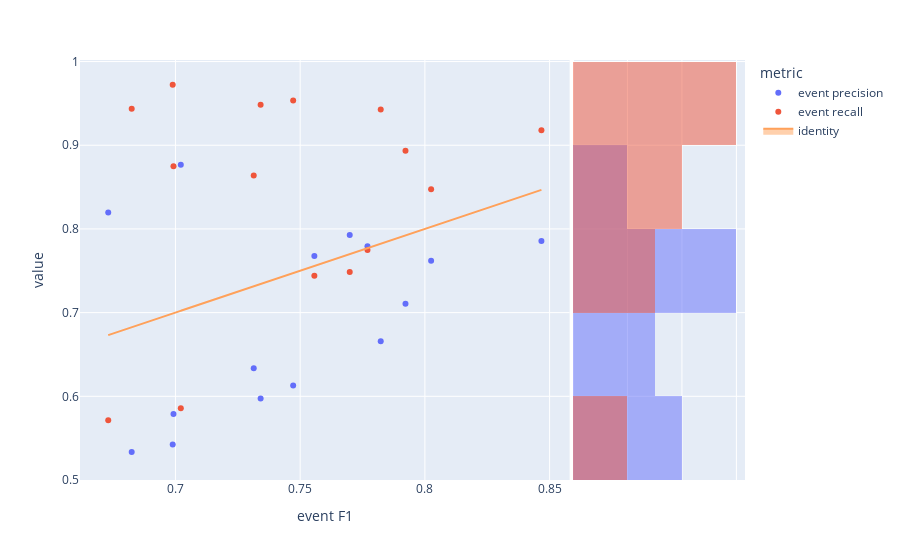

Write notebook code for a chart like this one.
### Code cell
fig=px.scatter(visualTradeoff,x='event F1',y='value',color='metric', marginal_y="histogram")
fig.add_trace(
    go.Scatter(x=experimentModels['eventF1'], y=experimentModels['eventF1'], name="identity", mode='lines',fill="toself")
)
fig.show()

### Figure 1 — Plotly figure (JSON) as saved in the notebook; plotly's stock layout.template omitted (floating-point values rounded to 4 significant figures)
{"data": [{"hovertemplate": "metric=event precision<br>event F1=%{x}<br>value=%{y}<extra></extra>", "legendgroup": "event precision", "marker": {"color": "#636efa", "symbol": "circle"}, "mode": "markers", "name": "event precision", "orientation": "v", "showlegend": true, "type": "scatter", "x": [0.7021, 0.8467, 0.7557, 0.6825, 0.673, 0.6992, 0.7699, 0.8025, 0.7823, 0.7314, 0.7341, 0.6989, 0.777, 0.7922, 0.7472], "xaxis": "x", "y": [0.8768, 0.7855, 0.7675, 0.5334, 0.8198, 0.5789, 0.7926, 0.7619, 0.6657, 0.6335, 0.5974, 0.5423, 0.7792, 0.7107, 0.6129], "yaxis": "y"}, {"alignmentgroup": "True", "bingroup": "y", "hovertemplate": "metric=event precision<br>value=%{y}<br>count=%{x}<extra></extra>", "legendgroup": "event precision", "marker": {"color": "#636efa"}, "name": "event precision", "offsetgroup": "event precision", "opacity": 0.5, "showlegend": false, "type": "histogram", "xaxis": "x2", "y": [0.8768, 0.7855, 0.7675, 0.5334, 0.8198, 0.5789, 0.7926, 0.7619, 0.6657, 0.6335, 0.5974, 0.5423, 0.7792, 0.7107, 0.6129], "yaxis": "y2"}, {"hovertemplate": "metric=event recall<br>event F1=%{x}<br>value=%{y}<extra></extra>", "legendgroup": "event recall", "marker": {"color": "#EF553B", "symbol": "circle"}, "mode": "markers", "name": "event recall", "orientation": "v", "showlegend": true, "type": "scatter", "x": [0.7021, 0.8467, 0.7557, 0.6825, 0.673, 0.6992, 0.7699, 0.8025, 0.7823, 0.7314, 0.7341, 0.6989, 0.777, 0.7922, 0.7472], "xaxis": "x", "y": [0.5858, 0.9178, 0.7442, 0.9437, 0.5714, 0.8748, 0.7485, 0.8473, 0.9428, 0.8637, 0.9485, 0.9723, 0.7748, 0.8935, 0.9535], "yaxis": "y"}, {"alignmentgroup": "True", "bingroup": "y", "hovertemplate": "metric=event recall<br>value=%{y}<br>count=%{x}<extra></extra>", "legendgroup": "event recall", "marker": {"color": "#EF553B"}, "name": "event recall", "offsetgroup": "event recall", "opacity": 0.5, "showlegend": false, "type": "histogram", "xaxis": "x2", "y": [0.5858, 0.9178, 0.7442, 0.9437, 0.5714, 0.8748, 0.7485, 0.8473, 0.9428, 0.8637, 0.9485, 0.9723, 0.7748, 0.8935, 0.9535], "yaxis": "y2"}, {"fill": "toself", "mode": "lines", "name": "identity", "type": "scatter", "x": [0.7021, 0.8467, 0.7557, 0.6825, 0.673, 0.6992, 0.7699, 0.8025, 0.7823, 0.7314, 0.7341, 0.6989, 0.777, 0.7922, 0.7472], "y": [0.7021, 0.8467, 0.7557, 0.6825, 0.673, 0.6992, 0.7699, 0.8025, 0.7823, 0.7314, 0.7341, 0.6989, 0.777, 0.7922, 0.7472]}], "layout": {"barmode": "overlay", "legend": {"title": {"text": "metric"}, "tracegroupgap": 0}, "margin": {"t": 60}, "xaxis": {"anchor": "y", "domain": [0, 0.7363], "title": {"text": "event F1"}}, "xaxis2": {"anchor": "y2", "domain": [0.7413, 1], "matches": "x2", "showgrid": true, "showline": false, "showticklabels": false, "ticks": ""}, "yaxis": {"anchor": "x", "domain": [0, 1], "title": {"text": "value"}}, "yaxis2": {"anchor": "x2", "domain": [0, 1], "matches": "y", "showgrid": true, "showticklabels": false}}}
